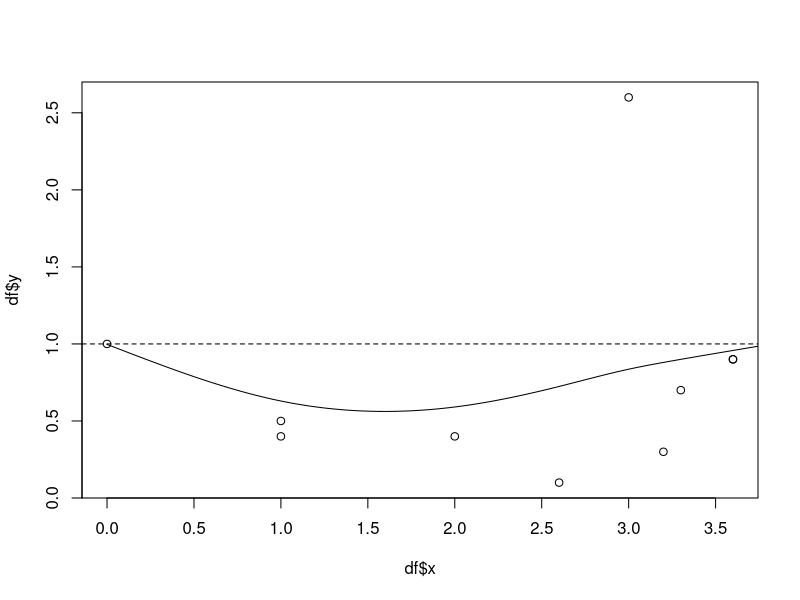

The R script that drew this image: (Note: this script raises an error after producing the figure.)

library(dplyr)

x=runif(50)
y=exp(2*x)+rnorm(50)
x <- c(0, 3.2, 3.6, 2.6, 3.6, 3.0, 2.0, 3.3, 1.0, 1.0)
y <- c(1, 0.3, 0.9, 0.1, 0.9, 2.6, 0.4, 0.7, 0.5, 0.4)
df <- data.frame(x = x,y = y)
plot(df$x,df$y)
abline(h = 1, lty = "dashed")
weights <- c(100, 1, 1, 1, 1, 1, 1, 1, 1, 1)
spline_mod <- smooth.spline(x = df$x, y = df$y,w = weights, df = 3)
prediction <- predict(object = spline_mod, x = seq(0,5,length.out = 100))
lines(prediction$x,prediction$y)



#
TTC <- read.csv('SuedelTTC.csv')

str(TTC)

metals <- levels(TTC$metal)
#metals <- metals[c(1,2,4,5,6,7)]
lookup_table <- NULL
par(mfrow = c(3,3))

for(i in 1:length(metals)){
  
  # subset a single metal from the TTC table
  TTC_sub <- subset(TTC, metal == metals[i])
  
  x <- TTC_sub$TL
  y <- TTC_sub$ttc
  
  x <- c(0,x)
  y <- c(1,y)
  
  weights <- seq(1,1, length.out = length(x))
  weights[1] <- 100
  
  spline_mod <- smooth.spline(x, y ,w = weights, df = 3)
  prediction <- predict(object = spline_mod, x = seq(0,5,by = 0.01))
  plot(x, y, xlim = c(0,5), main = metals[i])
  abline(h = 1, lty = "dashed")
  
  prediction$y <- ifelse(prediction$y < 0, .01, prediction$y )
  
  # dataframe of predictions of TTC accross range of TP i.e. 0 - 5
  newdata <- data.frame(TL = seq(0,5, by = .01),ttc = prediction$y, metal = metals[i])
  
  lines(newdata$TL,newdata$ttc)
  
  # build dataframe of all metal's TTCs
  lookup_table <- rbind(lookup_table,newdata)
  
}

# Iron and Mg will self represent as Zinc
Mn <- subset(lookup_table, metal == "Zinc"); Mn$metal <- "Manganese" %>% as.factor(); str(Mn)
Fe <- subset(lookup_table, metal == "Zinc"); Fe$metal <- "Iron" %>% as.factor(); str(Fe)

lookup_table <- rbind(lookup_table,Mn,Fe)

a <- ggplot(lookup_table, aes(TL, ttc))+
  geom_line()+
  geom_point(data = TTC,aes(x = TL, y = ttc), size = 1)+
  geom_hline(yintercept = 1, lty = "dashed")+
  facet_wrap(~metal, scales = "free_y", ncol = 1 )+
  themeo

b <- ggplot(lookup_table, aes(TL, ttc*10))+ # correction shows what 10ppm at base would look like at various TPs
  geom_line()+
  geom_hline(yintercept = 10, lty = "dashed")+
  facet_wrap(~metal, scales = "free_y", ncol = 1)+
  themeo

gridExtra::grid.arrange(a,b, ncol = 2)

# paper figure
b + 
  annotate("rect",
           xmin = min(joined_all$tp_med, na.rm = T), 
           xmax = max(joined_all$tp_med, na.rm = T), 
           ymin = -Inf, 
           ymax = Inf, 
           alpha = .5)+
  facet_wrap(~metal, scales = "free_y", ncol = 2)+
  labs(title = "Trophic transfer of an environment level of 10 ppm", 
       y = "parts per million", 
       x = "trophic position")




# dummy data attempt to correct concentration data in to trophic transfer coefficient data
par(mfrow = c(4,2))

n = 15
# generate a plot dummy concentration data
x_base=runif(n , min = 0, max = 5)
real_intercept <- 500

ya = exp(1.5*x_base)+rnorm(n , sd = 200)+real_intercept # exponential increasing
yb = -exp(1.2*x_base)+rnorm(n , sd = 100)+real_intercept # exponential degreasing
yc = (5*x_base)+rnorm(n , sd = 20)+real_intercept # linear increasing 
yd = rnorm(n , sd = 20) + real_intercept

equations <- cbind(ya,yb,yc,yd) %>%  as.data.frame()

for(e in 1:length(equations)){
  

# this is the real intercept i.e. "environmental level"

y_base = equations[e] %>% as.vector() 

df <- data.frame(x_base,y_base)
plot(df, xlab = "trophic position", ylab = "concentration (ppm)",pch = 20)

# fit 3 degree spline to raw concentration data
spline_mod <- smooth.spline(df$x, df$y, df = 3)
prediction <- predict(object = spline_mod, x = seq(0,5,by = 0.01))
lines(prediction)

# obtain 0 intercept of the model
mod_intercept <- as.data.frame(prediction)[1,2]
mod_intercept


# correct the concentration data given the intercepts, modeled vs real
mod_corrected_TTC <- df$y / mod_intercept
real_corrected_TTC <- df$y / real_intercept


x <- c(0,df$x)
y <- c(1,mod_corrected_TTC)
y2 <- c(1,real_corrected_TTC)

weights <- seq(1,1, length.out = length(x))
weights[1] <- 1000

est_mod <- smooth.spline(x, y, df = 3, w = weights) 
est_prediction <- predict(object = est_mod, x = seq(0,5,by = 0.01)) %>% as.data.frame()

real_mod <- smooth.spline(x, y2, df = 3)
real_prediction <- predict(object = real_mod, x = seq(0,5,by = 0.01)) %>% as.data.frame()

plot(x, y, pch = 20, ylab = "transfer coefficient", xlab = "trophic position")
points(x, y2, col = "green4", pch = 20)
lines(est_prediction)
lines(real_prediction, col = "green4")

}












